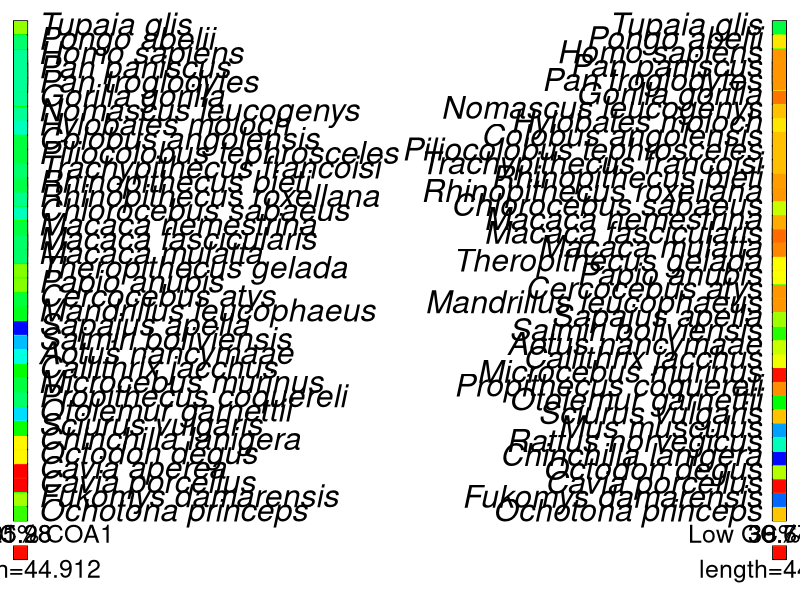
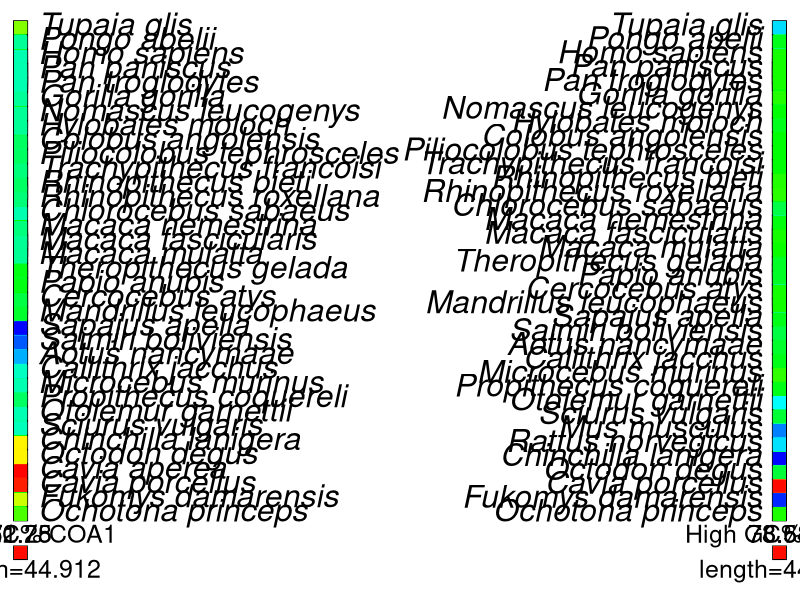

Recreate these plots in R, in order.
library("phytools")
a<-read.tree("species_coa1.nwk.txt")
d<-read.tree("species_pdx1.nwk.txt")

b<-read.table("COA1_GCPERCENT.txt", row.names=1)
c<-read.table("PDX1_GCPERCENT.txt", row.names=1)

low_gc_coa1<-setNames(b$V2,rownames(b))
low_gc_pdx1<-setNames(c$V2,rownames(c))

coa.contMap<-contMap(a,low_gc_coa1,plot=FALSE,res=400)
pdx.contMap<-contMap(d,low_gc_pdx1,plot=FALSE,res=400)

coa.contMap<-setMap(coa.contMap,c("blue","cyan","green","yellow","red"))	
pdx.contMap<-setMap(pdx.contMap,c("blue","cyan","green","yellow","red"))		

jpeg("low_GC_COA1_PDX1.jepg",width=2000,height=1700)
par(mfrow=c(1,2),xpd=T)
plot(coa.contMap,fsize=c(1.9,1.5),leg.txt="Low GC% COA1",lwd=12)
plot(pdx.contMap,fsize=c(1.9,1.5),leg.txt="Low GC% PDX1",direction="leftwards",main="LOW GC%",lwd=12)
par(mar=c(5.1,4.1,4.1,2.1))
dev.off()	


b<-read.table("COA1_GCPERCENT.txt", row.names=1)
c<-read.table("PDX1_GCPERCENT.txt", row.names=1)
HIGH_gc_coa1<-setNames(b$V3,rownames(b))
HIGH_gc_pdx1<-setNames(c$V3,rownames(c))

coa.contMap<-contMap(a,HIGH_gc_coa1,plot=FALSE,res=400)
pdx.contMap<-contMap(d,HIGH_gc_pdx1,plot=FALSE,res=400)

coa.contMap<-setMap(coa.contMap,c("blue","cyan","green","yellow","red"))	
pdx.contMap<-setMap(pdx.contMap,c("blue","cyan","green","yellow","red"))		

jpeg("High_GC_COA1_PDX1.jepg",width=2000,height=1700)
par(mfrow=c(1,2),xpd=T)
plot(coa.contMap,fsize=c(1.9,1.5),leg.txt="High GC% COA1",lwd=12)
plot(pdx.contMap,fsize=c(1.9,1.5),leg.txt="High GC% PDX1",direction="leftwards",main="High GC%",lwd=12)
par(mar=c(5.1,4.1,4.1,2.1))
dev.off()	
